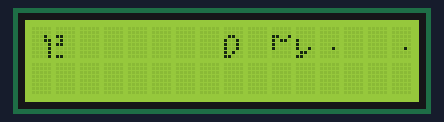
This sketch was run on a simulated Arduino Uno, built with avr-gcc and run on an emulated ATmega328P. Parts: 16×2 character LCD.

Above: at 0.08 s.
At 46.3 s:
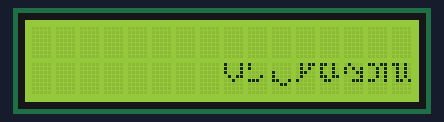

The sketch:

grafica_lcd1602.ino
```cpp
/*
 * Come usare il display LCD1602 alfanumerico come se fosse un
 * display grafico, mediante la funzione createChar()
 *
 * Visualizza l'esperienza di laboratorio completa:
 * https://youtu.be/z1R0VC7QhMU
 *
 */

#include <LiquidCrystal.h>
//                  ( rs, enable, d4, d5, d6, d7)
LiquidCrystal lcd_gr(  7,      6,  5,  4,  3,  2);

byte _00[8] = { B00000, B00000, B00010, B00011, B00001, B00001, B00001, B00001 };
byte _01[8] = { B00000, B00000, B11000, B01000, B11000, B00000, B00000, B11000 };
byte _02[8] = { B00000, B00000, B00000, B00000, B00000, B00000, B00000, B00000 };
byte _03[8] = { B00000, B00000, B00000, B00000, B00000, B00000, B00000, B00000 };
byte _04[8] = { B00000, B00000, B00000, B00000, B00000, B00000, B00000, B00000 };
byte _05[8] = { B00000, B00000, B00000, B00000, B00000, B00000, B00000, B00000 };
byte _06[8] = { B00000, B00000, B00000, B00000, B00000, B00000, B00000, B00000 };
byte _07[8] = { B00000, B00000, B00000, B00000, B00000, B00000, B00000, B00000 };

byte _08[8] = { B00000, B00000, B01100, B10010, B10010, B10010, B10100, B11000 };
byte _09[8] = { B00000, B00000, B00000, B00000, B00000, B00000, B00000, B00000 };
byte _10[8] = { B00000, B00000, B11001, B10110, B10000, B10000, B00000, B00000 };
byte _11[8] = { B00000, B00000, B00000, B10000, B10000, B10010, B01100, B11000 };
byte _12[8] = { B00000, B00000, B00000, B00000, B00000, B00010, B00000, B00000 };
byte _13[8] = { B00000, B00000, B00000, B00000, B00000, B00000, B00000, B00000 };
byte _14[8] = { B00000, B00000, B00000, B00000, B00000, B00000, B00000, B00000 };
byte _15[8] = { B00000, B00000, B00000, B00000, B00000, B00010, B00000, B00000 };

byte _16[8] = { B00100, B01000, B10000, B10000, B10000, B01000, B00111, B00000 };
byte _17[8] = { B00000, B00000, B00001, B00010, B00100, B01000, B10000, B00000 };
byte _18[8] = { B01001, B11110, B10100, B10100, B10100, B00000, B00000, B00000 };
byte _19[8] = { B10001, B10010, B10010, B10010, B01101, B00000, B00000, B00000 };
byte _20[8] = { B00001, B10010, B10010, B10010, B11100, B00000, B00000, B00000 };
byte _21[8] = { B01100, B10100, B10100, B10101, B10110, B00000, B00000, B00000 };
byte _22[8] = { B10100, B10100, B10100, B10101, B11010, B00000, B00000, B00000 };
byte _23[8] = { B11100, B10100, B11000, B10001, B01110, B00000, B00000, B00000 };

byte _24[8] = { B10001, B10001, B10001, B01011, B00100, B00000, B00000, B00000 };
byte _25[8] = { B10000, B10000, B00000, B00010, B11100, B00000, B00000, B00000 };
byte _26[8] = { B00000, B00000, B10000, B10000, B11001, B00110, B00000, B00000 };
byte _27[8] = { B01011, B01010, B01100, B01000, B10000, B00000, B00000, B00000 };
byte _28[8] = { B11010, B10010, B10010, B11011, B01100, B00000, B00000, B00000 };
byte _29[8] = { B01000, B10101, B10011, B00001, B00111, B00000, B00000, B00000 };
byte _30[8] = { B11011, B00101, B00101, B00101, B11001, B00000, B00000, B00000 };
byte _31[8] = { B11010, B01010, B01010, B01010, B01101, B00000, B00000, B00000 };


#define    T     40

void setup()
{
  lcd_gr.createChar(0, _00);
  lcd_gr.createChar(1, _01);
  lcd_gr.createChar(2, _08);
  lcd_gr.createChar(3, _10);
  lcd_gr.createChar(4, _11);
  lcd_gr.createChar(5, _12);
  lcd_gr.createChar(6, _15);

  lcd_gr.begin(16,2);
  lcd_gr.noAutoscroll();

}

void loop()
{
  lcd_gr.createChar(0, _00);
  lcd_gr.createChar(1, _01);
  lcd_gr.createChar(2, _08);
  lcd_gr.createChar(3, _10);
  lcd_gr.createChar(4, _11);
  lcd_gr.createChar(5, _12);
  lcd_gr.createChar(6, _15);

  lcd_gr.setCursor(0, 0);
  lcd_gr.write(byte(0));
  lcd_gr.write(byte(1));

  lcd_gr.setCursor(8, 0);
  lcd_gr.write(byte(2));

  lcd_gr.setCursor(10, 0);
  lcd_gr.write(byte(3));
  lcd_gr.write(byte(4));
  lcd_gr.write(byte(5));

  lcd_gr.setCursor(15, 0);
  lcd_gr.write(byte(6));

  delay( T );
  lcd_gr.clear();

  lcd_gr.createChar(0, _16);
  lcd_gr.createChar(1, _17);
  lcd_gr.createChar(2, _18);
  lcd_gr.createChar(3, _19);
  lcd_gr.createChar(4, _20);
  lcd_gr.createChar(5, _21);
  lcd_gr.createChar(6, _22);
  lcd_gr.createChar(7, _23);

  lcd_gr.setCursor(0, 1);

  lcd_gr.write(byte(0));
  lcd_gr.write(byte(1));
  lcd_gr.write(byte(2));
  lcd_gr.write(byte(3));
  lcd_gr.write(byte(4));
  lcd_gr.write(byte(5));
  lcd_gr.write(byte(6));
  lcd_gr.write(byte(7));

  delay( T );
  lcd_gr.clear();

  lcd_gr.createChar(0, _24);
  lcd_gr.createChar(1, _25);
  lcd_gr.createChar(2, _26);
  lcd_gr.createChar(3, _27);
  lcd_gr.createChar(4, _28);
  lcd_gr.createChar(5, _29);
  lcd_gr.createChar(6, _30);
  lcd_gr.createChar(7, _31);

  lcd_gr.setCursor(8, 1);

  lcd_gr.write(byte(0));
  lcd_gr.write(byte(1));
  lcd_gr.write(byte(2));
  lcd_gr.write(byte(3));
  lcd_gr.write(byte(4));
  lcd_gr.write(byte(5));
  lcd_gr.write(byte(6));
  lcd_gr.write(byte(7));

  delay( T );
  lcd_gr.clear();

}
```
